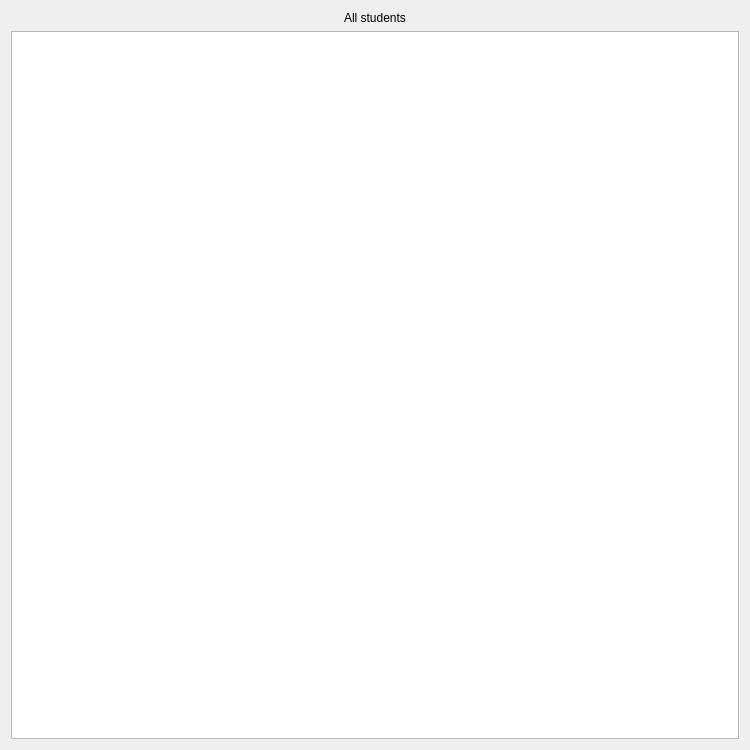
<?xml version="1.0" encoding="UTF-8"?>
<ui version="4.0">
 <class>allStudentsWindow</class>
 <widget class="QDialog" name="allStudentsWindow">
  <property name="geometry">
   <rect>
    <x>0</x>
    <y>0</y>
    <width>750</width>
    <height>750</height>
   </rect>
  </property>
  <property name="windowTitle">
   <string>All students</string>
  </property>
  <layout class="QVBoxLayout" name="verticalLayout">
   <item>
    <widget class="QLabel" name="label">
     <property name="text">
      <string>All students</string>
     </property>
     <property name="alignment">
      <set>Qt::AlignCenter</set>
     </property>
    </widget>
   </item>
   <item>
    <widget class="QListWidget" name="allStudentsArea">
     <property name="verticalScrollMode">
      <enum>QAbstractItemView::ScrollPerPixel</enum>
     </property>
     <property name="horizontalScrollMode">
      <enum>QAbstractItemView::ScrollPerPixel</enum>
     </property>
    </widget>
   </item>
  </layout>
 </widget>
 <resources/>
 <connections/>
</ui>
